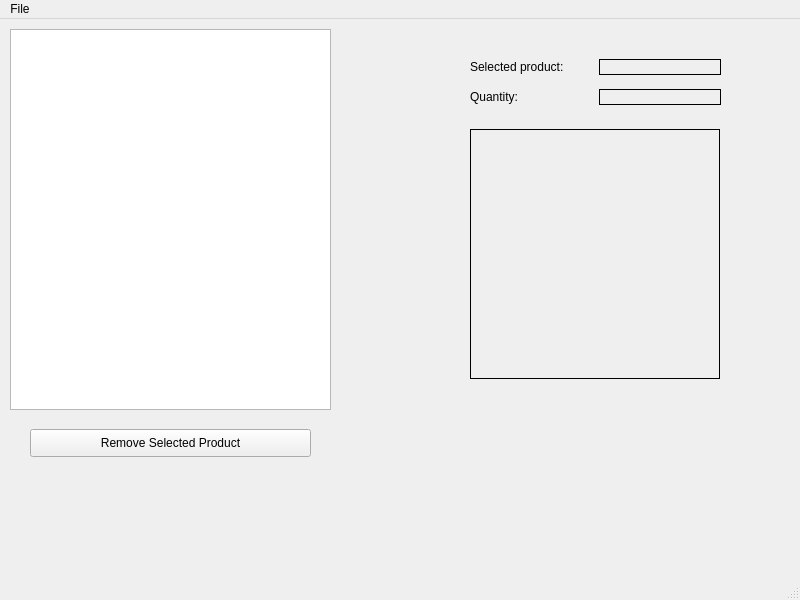
<?xml version="1.0" encoding="UTF-8"?>
<ui version="4.0">
 <class>MainWindow</class>
 <widget class="QMainWindow" name="MainWindow">
  <property name="geometry">
   <rect>
    <x>0</x>
    <y>0</y>
    <width>800</width>
    <height>600</height>
   </rect>
  </property>
  <property name="windowTitle">
   <string>Store Inventory App</string>
  </property>
  <widget class="QWidget" name="centralwidget">
   <widget class="QListWidget" name="listProducts">
    <property name="geometry">
     <rect>
      <x>10</x>
      <y>10</y>
      <width>321</width>
      <height>381</height>
     </rect>
    </property>
   </widget>
   <widget class="QLabel" name="labelItemImage">
    <property name="geometry">
     <rect>
      <x>470</x>
      <y>110</y>
      <width>250</width>
      <height>250</height>
     </rect>
    </property>
    <property name="frameShape">
     <enum>QFrame::Panel</enum>
    </property>
    <property name="text">
     <string/>
    </property>
   </widget>
   <widget class="QPushButton" name="btnRemoveProduct">
    <property name="geometry">
     <rect>
      <x>30</x>
      <y>410</y>
      <width>281</width>
      <height>28</height>
     </rect>
    </property>
    <property name="text">
     <string>Remove Selected Product</string>
    </property>
   </widget>
   <widget class="QWidget" name="layoutWidget">
    <property name="geometry">
     <rect>
      <x>470</x>
      <y>40</y>
      <width>251</width>
      <height>16</height>
     </rect>
    </property>
    <layout class="QHBoxLayout" name="horizontalLayout">
     <item>
      <widget class="QLabel" name="label">
       <property name="text">
        <string>Selected product:</string>
       </property>
      </widget>
     </item>
     <item>
      <widget class="QLabel" name="labelProductName">
       <property name="frameShape">
        <enum>QFrame::Panel</enum>
       </property>
       <property name="text">
        <string/>
       </property>
      </widget>
     </item>
    </layout>
   </widget>
   <widget class="QWidget" name="layoutWidget">
    <property name="geometry">
     <rect>
      <x>470</x>
      <y>70</y>
      <width>251</width>
      <height>16</height>
     </rect>
    </property>
    <layout class="QHBoxLayout" name="horizontalLayout_2">
     <item>
      <widget class="QLabel" name="label_2">
       <property name="text">
        <string>Quantity:</string>
       </property>
      </widget>
     </item>
     <item>
      <widget class="QLabel" name="labelQuantity">
       <property name="frameShape">
        <enum>QFrame::Panel</enum>
       </property>
       <property name="text">
        <string/>
       </property>
      </widget>
     </item>
    </layout>
   </widget>
  </widget>
  <widget class="QMenuBar" name="menubar">
   <property name="geometry">
    <rect>
     <x>0</x>
     <y>0</y>
     <width>800</width>
     <height>21</height>
    </rect>
   </property>
   <widget class="QMenu" name="menuFile">
    <property name="title">
     <string>File</string>
    </property>
    <addaction name="menuNewProduct"/>
    <addaction name="menuEditSelectedProduct"/>
    <addaction name="separator"/>
    <addaction name="menuSaveProducts"/>
    <addaction name="menuLoadProducts"/>
    <addaction name="separator"/>
    <addaction name="menuExit"/>
   </widget>
   <addaction name="menuFile"/>
  </widget>
  <widget class="QStatusBar" name="statusbar"/>
  <action name="menuNewProduct">
   <property name="text">
    <string>New Product</string>
   </property>
  </action>
  <action name="menuEditSelectedProduct">
   <property name="text">
    <string>Edit Selected Product</string>
   </property>
  </action>
  <action name="menuSaveProducts">
   <property name="text">
    <string>Save Products</string>
   </property>
  </action>
  <action name="menuLoadProducts">
   <property name="text">
    <string>Load Products</string>
   </property>
  </action>
  <action name="menuExit">
   <property name="text">
    <string>Exit</string>
   </property>
  </action>
 </widget>
 <resources/>
 <connections/>
</ui>
